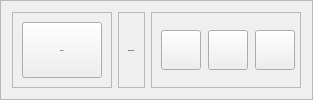
        <widget class="QFrame" name="frame_3">
         <property name="styleSheet">
          <string notr="true">#frame_3{background-color:qlineargradient(spread:pad, x1:0, y1:0, x2:1, y2:0, stop:0.0340909 rgba(0, 0, 0, 100), stop:1 rgba(0, 0, 0, 100))}
</string>
         </property>
         <property name="frameShape">
          <enum>QFrame::StyledPanel</enum>
         </property>
         <property name="frameShadow">
          <enum>QFrame::Raised</enum>
         </property>
         <layout class="QHBoxLayout" name="horizontalLayout_4">
          <item>
           <widget class="QFrame" name="frame_5">
            <property name="minimumSize">
             <size>
              <width>20</width>
              <height>0</height>
             </size>
            </property>
            <property name="maximumSize">
             <size>
              <width>100</width>
              <height>16777215</height>
             </size>
            </property>
            <property name="frameShape">
             <enum>QFrame::StyledPanel</enum>
            </property>
            <property name="frameShadow">
             <enum>QFrame::Raised</enum>
            </property>
            <layout class="QHBoxLayout" name="horizontalLayout_3">
             <property name="spacing">
              <number>6</number>
             </property>
             <item alignment="Qt::AlignLeft">
              <widget class="QPushButton" name="pushButton_7">
               <property name="minimumSize">
                <size>
                 <width>80</width>
                 <height>0</height>
                </size>
               </property>
               <property name="maximumSize">
                <size>
                 <width>100</width>
                 <height>80</height>
                </size>
               </property>
               <property name="baseSize">
                <size>
                 <width>0</width>
                 <height>0</height>
                </size>
               </property>
               <property name="font">
                <font>
                 <family>RomanD</family>
                 <pointsize>-1</pointsize>
                 <weight>75</weight>
                 <bold>true</bold>
                </font>
               </property>
               <property name="styleSheet">
                <string notr="true">QPushButton:hover
{background-color: rgb(6, 194, 252, 50);
}

</string>
               </property>
               <property name="text">
                <string>MENU</string>
               </property>
               <property name="icon">
                <iconset>
                 <normaloff>:/icons/icons/060-align-left.svg</normaloff>:/icons/icons/060-align-left.svg</iconset>
               </property>
               <property name="iconSize">
                <size>
                 <width>25</width>
                 <height>25</height>
                </size>
               </property>
              </widget>
             </item>
            </layout>
           </widget>
          </item>
          <item>
           <widget class="QFrame" name="frame_6">
            <property name="frameShape">
             <enum>QFrame::StyledPanel</enum>
            </property>
            <property name="frameShadow">
             <enum>QFrame::Raised</enum>
            </property>
            <layout class="QHBoxLayout" name="horizontalLayout_5">
             <item alignment="Qt::AlignHCenter">
              <widget class="QLabel" name="label_4">
               <property name="maximumSize">
                <size>
                 <width>200</width>
                 <height>16777215</height>
                </size>
               </property>
               <property name="font">
                <font>
                 <family>RomanD</family>
                 <pointsize>-1</pointsize>
                 <weight>75</weight>
                 <bold>true</bold>
                 <kerning>false</kerning>
                </font>
               </property>
               <property name="text">
                <string>DASHBOARD</string>
               </property>
               <property name="scaledContents">
                <bool>false</bool>
               </property>
              </widget>
             </item>
            </layout>
           </widget>
          </item>
          <item>
           <widget class="QFrame" name="frame_7">
            <property name="minimumSize">
             <size>
              <width>55</width>
              <height>0</height>
             </size>
            </property>
            <property name="maximumSize">
             <size>
              <width>150</width>
              <height>16777215</height>
             </size>
            </property>
            <property name="frameShape">
             <enum>QFrame::StyledPanel</enum>
            </property>
            <property name="frameShadow">
             <enum>QFrame::Raised</enum>
            </property>
            <layout class="QHBoxLayout" name="horizontalLayout_2">
             <property name="spacing">
              <number>10</number>
             </property>
             <item>
              <widget class="QPushButton" name="pushButton_9">
               <property name="minimumSize">
                <size>
                 <width>40</width>
                 <height>40</height>
                </size>
               </property>
               <property name="maximumSize">
                <size>
                 <width>40</width>
                 <height>40</height>
                </size>
               </property>
               <property name="styleSheet">
                <string notr="true">QPushButton:hover
{background-color: rgb(6, 194, 252, 50);
}</string>
               </property>
               <property name="text">
                <string/>
               </property>
               <property name="icon">
                <iconset>
                 <normaloff>:/icons/icons/080-down-arrow-2.svg</normaloff>:/icons/icons/080-down-arrow-2.svg</iconset>
               </property>
               <property name="iconSize">
                <size>
                 <width>30</width>
                 <height>30</height>
                </size>
               </property>
              </widget>
             </item>
             <item>
              <widget class="QPushButton" name="pushButton_8">
               <property name="minimumSize">
                <size>
                 <width>40</width>
                 <height>40</height>
                </size>
               </property>
               <property name="maximumSize">
                <size>
                 <width>40</width>
                 <height>40</height>
                </size>
               </property>
               <property name="styleSheet">
                <string notr="true">QPushButton:hover
{background-color: rgb(6, 194, 252, 50);
}</string>
               </property>
               <property name="text">
                <string/>
               </property>
               <property name="icon">
                <iconset>
                 <normaloff>:/icons/icons/021-stop.svg</normaloff>:/icons/icons/021-stop.svg</iconset>
               </property>
               <property name="iconSize">
                <size>
                 <width>25</width>
                 <height>25</height>
                </size>
               </property>
              </widget>
             </item>
             <item alignment="Qt::AlignLeft">
              <widget class="QPushButton" name="pushButton_10">
               <property name="minimumSize">
                <size>
                 <width>40</width>
                 <height>40</height>
                </size>
               </property>
               <property name="maximumSize">
                <size>
                 <width>40</width>
                 <height>40</height>
                </size>
               </property>
               <property name="styleSheet">
                <string notr="true">QPushButton:hover
{background-color: rgb(144, 0, 204, 80);
}</string>
               </property>
               <property name="text">
                <string/>
               </property>
               <property name="icon">
                <iconset>
                 <normaloff>:/icons/icons/034-cancel.svg</normaloff>:/icons/icons/034-cancel.svg</iconset>
               </property>
               <property name="iconSize">
                <size>
                 <width>25</width>
                 <height>25</height>
                </size>
               </property>
              </widget>
             </item>
            </layout>
           </widget>
          </item>
         </layout>
        </widget>
